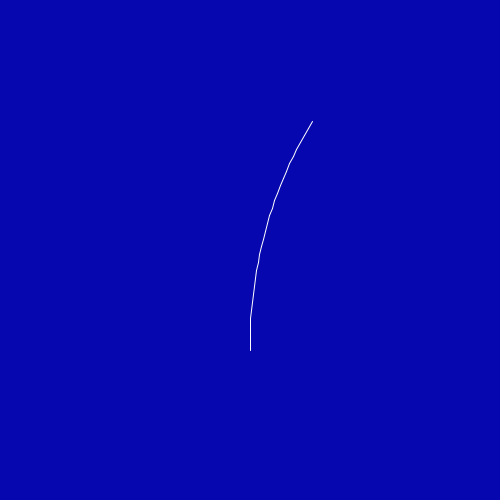
Frame 1 (no input)
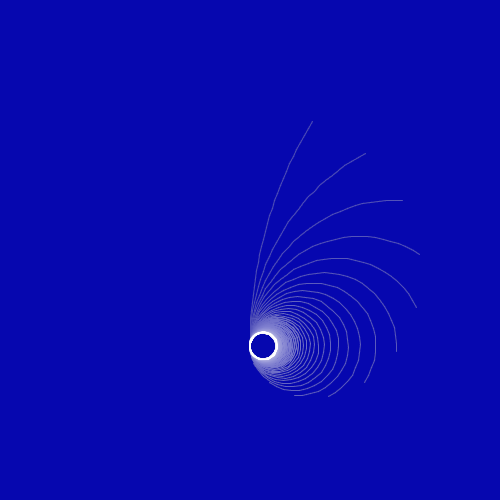
Frame 60 (the mouse pressed at the canvas centre just before this capture)
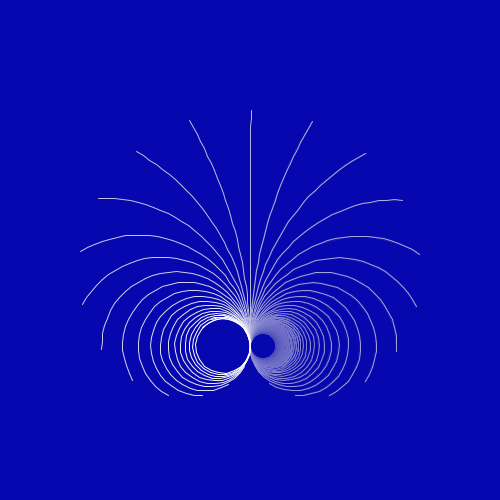
Frame 120 (the mouse held since frame 60 and released just before this capture)

The Processing sketch that drew these frames (run headless with seeded random() and noise(); from frame 60 on, the mouse is pressed at the canvas centre):

// Processing sketch: sketch_11082017
// ── sketch_11082017.pde
float inc = 0.0;
void setup() {
size(500, 500);
smooth();
background(6,7,175);
}


void draw() {
fill(6,7,175,5);
noStroke();
rect(0,0,width, height);
stroke(255);
inc += 0.03;
float angulo = sin(inc)/2.0 + sin(inc*1.1)/10.0;

hoja(0, 30, angulo);
}


void hoja(int x, int units, float angulo) {
  
pushMatrix();
translate(width/2, height/2+100);
for (int i = units; i > 0; i--) {
  strokeWeight(1);
  line(0, 0, 0, -8);
  translate(0, -8);
  rotate(angulo);
}
popMatrix();
}
